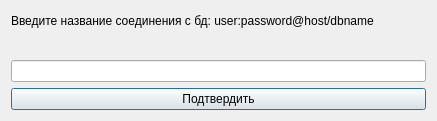
<?xml version="1.0" encoding="UTF-8"?>
<ui version="4.0">
 <class>ConnectionWindow</class>
 <widget class="QDialog" name="ConnectionWindow">
  <property name="geometry">
   <rect>
    <x>0</x>
    <y>0</y>
    <width>437</width>
    <height>121</height>
   </rect>
  </property>
  <property name="windowTitle">
   <string>Соединение с бд</string>
  </property>
  <layout class="QVBoxLayout" name="verticalLayout">
   <item>
    <widget class="QLabel" name="HeadingLabel">
     <property name="text">
      <string>Введите название соединения с бд: user:password@host/dbname</string>
     </property>
    </widget>
   </item>
   <item>
    <widget class="QLabel" name="StatusLabel">
     <property name="text">
      <string/>
     </property>
    </widget>
   </item>
   <item>
    <widget class="QLineEdit" name="ConnInput"/>
   </item>
   <item>
    <widget class="QPushButton" name="EnterPushButton">
     <property name="text">
      <string>Подтвердить</string>
     </property>
    </widget>
   </item>
  </layout>
 </widget>
 <resources/>
 <connections/>
</ui>
